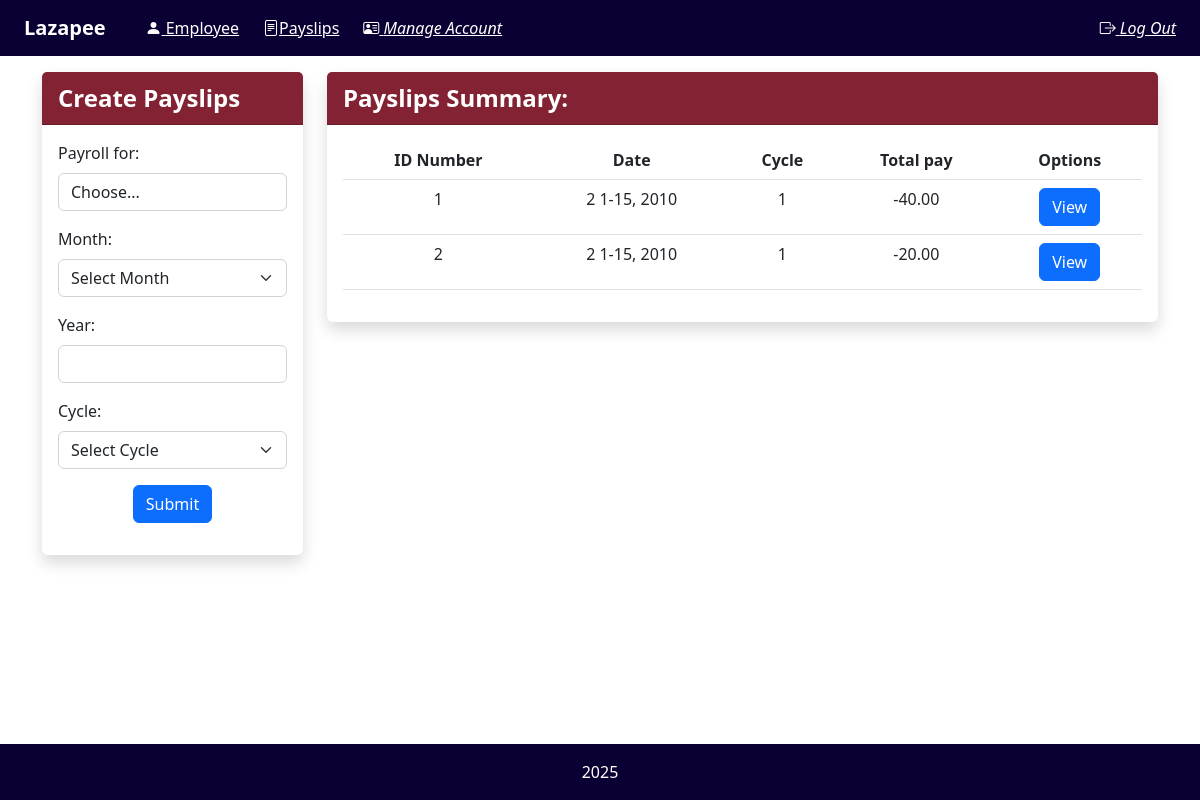
The app's page /payslip, older data.
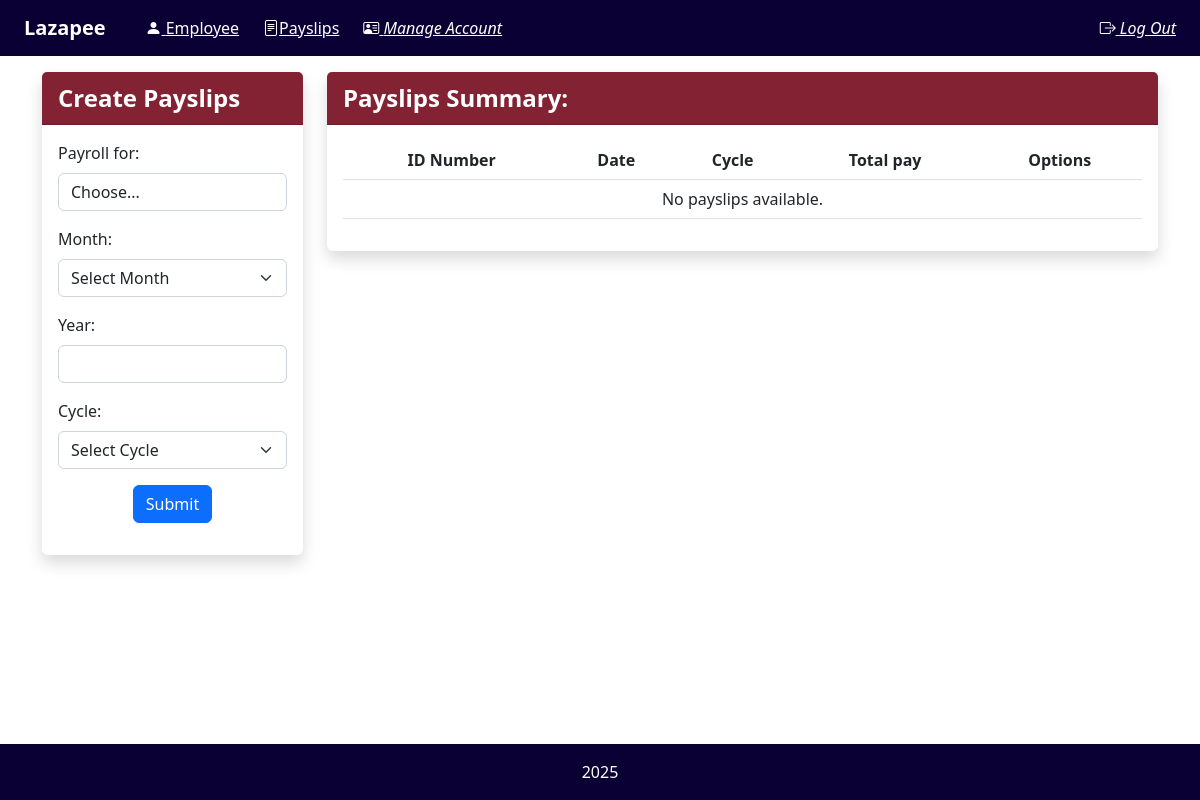
The same page, newer data.
### payroll_app/models.py (models this page shows, shortened)
class Payslip(models.Model):
    id_number = models.ForeignKey(Employee, on_delete=models.CASCADE)
    month = models.CharField(max_length=12)
    date_range = models.CharField(max_length=12)
    year = models.CharField(max_length=4)
    pay_cycle = models.CharField(max_length=12)
    rate = models.DecimalField(max_digits=12, decimal_places=2)
    earnings_allowance = models.DecimalField(max_digits=12, decimal_places=2)
    deductions_tax = models.DecimalField(max_digits=12, decimal_places=2)
    deductions_health = models.DecimalField(max_digits=12, decimal_places=2)
    pag_ibig = models.DecimalField(max_digits=12, decimal_places=2)
    sss =  models.DecimalField(max_digits=12, decimal_places=2)
    overtime = models.DecimalField(max_digits=12, decimal_places=2)
    total_pay = models.DecimalField(max_digits=12, decimal_places=2)
    objects = models.Manager()

class Employee(models.Model):
    account = models.ForeignKey(Account, on_delete=models.CASCADE, null=True)
    name = models.CharField(max_length=50)
    id_number = models.CharField(max_length=15, unique=True)
    rate = models.DecimalField(default = 0.0, max_digits=12, decimal_places=2)
    overtime_pay = models.DecimalField(null=True, blank=True, max_digits=10, decimal_places=2)
    allowance = models.DecimalField(null=True, blank=True, max_digits=10, decimal_places=2)
    objects = models.Manager()

### payroll_app/views.py (the view, shortened to what this page needs)
# urls.py: path('payslip', views.payslip, name='payslip'),
def payslip(request):
    employees = Employee.objects.all()
    payslips = Payslip.objects.all()
    return render(request, 'payroll_app/payslip.html', {
        'employee': employees,
        'payslip': payslips,
    })

### payroll_app/templates/payroll_app/payslip.html (shortened to what the changed rows need)
{% extends 'payroll_app/base.html' %}
{% load static %}
{% block content %}
    <div class="container-fluid">
        <div class="row">
            <div class="col-md-9">
                <div class="card shadow border-0">
                    <div class="card-body">
                        <table class="table table-hover">
                            <thead class="thead-light">
                                <tr>
                                    <th scope="col" class="text-center"> ID Number </th>
                                    <th scope="col" class="text-center"> Date </th>
                                    <th scope="col" class="text-center"> Cycle </th>
                                    <th scope="col" class="text-center"> Total pay </th>
                                    <th scope="col" class="text-center"> Options </th>
                                </tr>
                            </thead>
                            <tbody>
                                {% for p in payslip %}
                                <tr>
                                    <td class="text-center"> {{ p.id_number.id_number}} </td>
                                    <td class="text-center"> {{ p.month }} {{ p.date_range }}, {{ p.year }} </td>
                                    <td class="text-center"> {{ p.pay_cycle }} </td>
                                    <td class="text-center"> {{ p.total_pay|floatformat:2 }} </td>
                                    <td class="text-center"> <a href="{% url 'view_payslip' p.pk %}" class="btn btn-primary">View</a> </td>
                                </tr>
                                {% empty %}
                                <tr>
                                    <td colspan="5" class="text-center">No payslips available.</td>
                                </tr>
                                {% endfor %}
                            </tbody>
                        </table>
                    </div>
                </div>
            </div>
        </div>
    </div>
{% endblock %}

Row changes from the older to the newer data that the page shows:
removed Payslip: id_number.id_number "1", month "2", date_range "1-15", year "2010", pay_cycle "1", total_pay "-40.00"
removed Payslip: id_number.id_number "2", month "2", date_range "1-15", year "2010", pay_cycle "1", total_pay "-20.00"
Text that changed along with them:
text now shown: "No payslips available."
